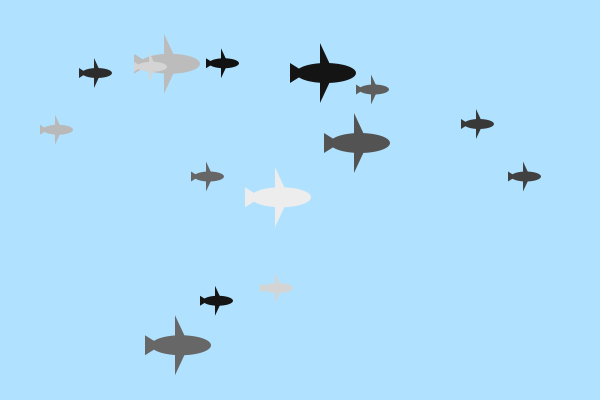
Frame 1 (no input)
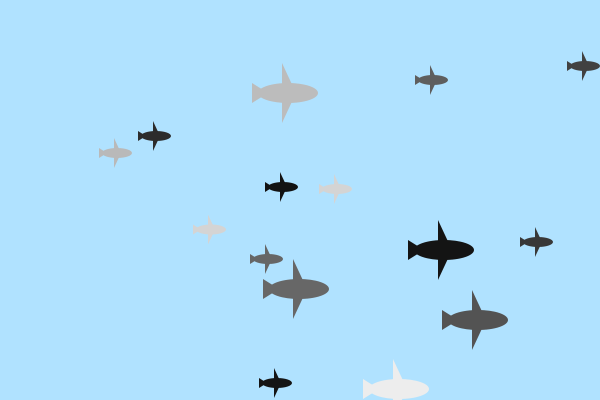
Frame 60 (the mouse pressed at the canvas centre just before this capture)
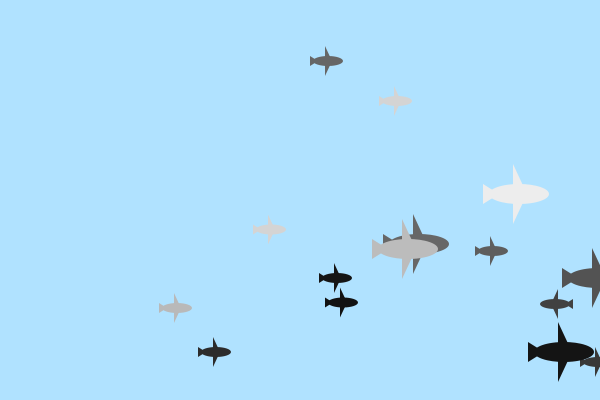
Frame 120 (the mouse held since frame 60 and released just before this capture)

The Processing sketch that drew these frames (run headless with seeded random() and noise(); from frame 60 on, the mouse is pressed at the canvas centre):

// Processing sketch: processing_140487
// ── processing_140487.pde

// Copyright Risa Hiyama 2014
// Computer Arts with Processing T/H 11:30-1:30
// 257/757  Spring 2014
// HW #8
// 3/4/14

final int MAX_FIGS = 15;

//declared the array  
float  [ ] xVals;
// float is a type ( declared what the data is ) 
// [] is indicating that its an array p.s. array is a object. You use array when you want to make something a lot
// name can be anything but it is xVals for now
// Not here but you can put like "Plane" as a name of the type you created
float  [ ] yVals;
float  [ ] dimVals;
  //size of the circle 
float  [ ] deltaDimVals;
  //dirction 
color  [ ] colorVals;

void setup(){
  size(600,400);
  //size(displayWidth ,displayHeight-50);
  noStroke();
  rectMode( CENTER );
  frameRate( 24 );
  smooth( );
  
  //initiallizing the array, not declaring. It is actually giving a number 
  // this box is still empty spaces
  xVals = new float[ MAX_FIGS ];
  // then fly to funtion initFloatArray();
  initFloatArray( xVals, 50, width-50 );
   
  yVals  = new float[ MAX_FIGS ];
  initFloatArray( yVals, 50, height-50 );
   
  dimVals      = new float[ MAX_FIGS ];
  initFloatArray( dimVals, 1, 3 );
   
  deltaDimVals = new float[ MAX_FIGS ];
  initFloatArray( deltaDimVals, 5, 50 );
   
  colorVals    = new color[ MAX_FIGS ];
  initColorArray( colorVals );
}

void initFloatArray ( float [ ] anyFloatArray, int minVal, int maxVal)
{
  for (int i = 0; i < anyFloatArray.length; i++)
  {
    anyFloatArray[i] = int(random(minVal,maxVal));
    //this is where its putting the numbers 
  }
}

void initColorArray( color [ ] anyColorArray)
{
  for (color i = 0; i < anyColorArray.length; i++)
  {
    anyColorArray[i] = color(random(255));
  }
}

void draw(){
  background( 176, 226, 255 );
  moveFigures( );
  drawFigures( );  
}

void moveFigures()
{
  for( int i = 0; i < dimVals.length; i++)
 {
   xVals[i] += dimVals[i];
   if(xVals[i]+dimVals[i] > width || xVals[i] <0 )
   {
     dimVals[i] =- dimVals[i]; 
   }
   yVals[i] += deltaDimVals[i]/4;
   if(yVals[i]+deltaDimVals[i] > height || yVals[i] <0 )
   {
     deltaDimVals[i] =- deltaDimVals[i]; 
   } 
 }
}

void drawFigures( )
{
  for( int i = 0; i < xVals.length; i++)
  //this is going through your array and doing something to all of them 
  //i <= xVals.length-1 this is to pass it on because it starta at 0
  
  { 
    fill( colorVals[i] );
    //ellipse( xVals[i], yVals[i], dimVals[i], dimVals[i] );
    triangle(xVals[i]+4*dimVals[i], yVals[i], xVals[i]-3*dimVals[i], yVals[i]+15*dimVals[i], xVals[i]-3*dimVals[i], yVals[i]-15*dimVals[i]);
    triangle(xVals[i]-10*dimVals[i], yVals[i], xVals[i]-18*dimVals[i], yVals[i]+5*dimVals[i], xVals[i]-18*dimVals[i], yVals[i]-5*dimVals[i]);
    ellipse(xVals[i],yVals[i],30*dimVals[i],10*dimVals[i]);

  }
}


void keyPressed()
{
  if (key == ' ')
  {
    setup();
  }
  else
  {
    exit();
  }
}
